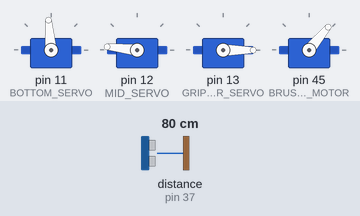
Simulated run of this sketch. Board: Arduino Mega 2560, built with avr-gcc and run on an emulated ATmega2560. Parts: 4 × servo. Wiring (inferred from the names in the program): ultrasonic range finder: trigger pin 35; echo pin 37. Inputs (shaded band) come from the test bench; at power-on: distance to the obstacle (sensor on pin 37) 80 cm. The echo pulse lasts 58.3 µs per cm; what the sketch prints to the serial monitor is not drawn.

Above: at 0.1 s.
At 1.0 s:
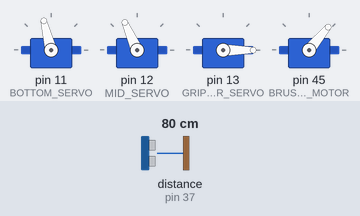
At 1.9 s:
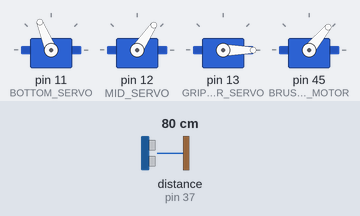
At 3.7 s:
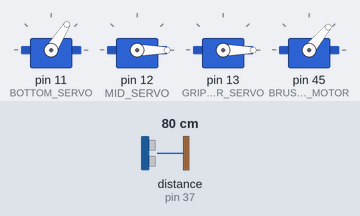
Timing chart, 0 to 5.2 s (numbered marks = the images above):
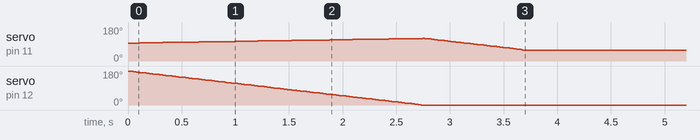

The sketch:

main.ino
```cpp
#include <AccelStepper.h>
#include <Wire.h>
#include <Math.h>
#include <Servo.h>

#define DISTANCE_TO_BALL 15


#define RIGHT_STEPPER_DIR 5
#define RIGHT_STEPPER_STEP 6
#define LEFT_STEPPER_STEP 3
#define LEFT_STEPPER_DIR 2

#define RIGHT_OUT_IR_SENSOR 23
#define RIGHT_IN_IR_SENSOR 25
#define LEFT_IN_IR_SENSOR 39
#define LEFT_OUT_IR_SENSOR 41

#define LEFT_US_SENSOR_TRIG 35
#define LEFT_US_SENSOR_ECHO 37
#define RIGHT_US_SENSOR_TRIG 31
#define RIGHT_US_SENSOR_ECHO 33
#define FRONT_US_SENSOR_TRIG 26
#define FRONT_US_SENSOR_ECHO 28

#define BALL_SWITCH 43

#define BOTTOM_SERVO 11
#define MID_SERVO 12
#define GRIPPER_SERVO 13
#define BRUSHLESS_MOTOR 45


#define SensorAddressWrite 0x5A  //
#define SensorAddressRead 0x5A   //29
#define EnableAddress 0xD1       // register address + command bits
#define ATimeAddress 0xd2        // register address + command bits
#define WTimeAddress 0xd4        // register address + command bits
#define ConfigAddress 0xDE       // register address + command bits
#define ControlAddress 0xE0      // register address + command bits
#define IDAddress 0xe3           // register address + command bits
#define ColorAddress 0xe6        // register address + command bits


Servo bottomServo, midServo, gripperServo, brushlessMotor;

void setupPins() {
  pinMode(RIGHT_STEPPER_DIR, OUTPUT);
  pinMode(RIGHT_STEPPER_STEP, OUTPUT);
  pinMode(LEFT_STEPPER_STEP, OUTPUT);
  pinMode(LEFT_STEPPER_DIR, OUTPUT);

  pinMode(RIGHT_IN_IR_SENSOR, INPUT);
  pinMode(LEFT_IN_IR_SENSOR, INPUT);
  pinMode(RIGHT_OUT_IR_SENSOR, INPUT);
  pinMode(LEFT_OUT_IR_SENSOR, INPUT);

  pinMode(RIGHT_US_SENSOR_ECHO, INPUT);
  pinMode(LEFT_US_SENSOR_ECHO, INPUT);
  pinMode(FRONT_US_SENSOR_ECHO, INPUT);

  pinMode(RIGHT_US_SENSOR_TRIG, OUTPUT);
  pinMode(LEFT_US_SENSOR_TRIG, OUTPUT);
  pinMode(FRONT_US_SENSOR_TRIG, OUTPUT);

  pinMode(BALL_SWITCH, INPUT_PULLUP);

  bottomServo.attach(BOTTOM_SERVO);
  midServo.attach(MID_SERVO);
  gripperServo.attach(GRIPPER_SERVO);
  brushlessMotor.attach(BRUSHLESS_MOTOR);
}

class colorSensor {
public:
  byte i2cWriteBuffer[10];
  byte i2cReadBuffer[10];


  unsigned long count = 0, t_start = 0, t_end = 0, t_sum = 0;

  unsigned int clear_color = 0;
  unsigned int red_color = 0;
  unsigned int green_color = 0;
  unsigned int blue_color = 0;
  /*
      Send register address and the byte value you want to write the magnetometer and
      loads the destination register with the value you send
      */
  void Writei2cRegisters(byte numberbytes, byte command) {
    byte i = 0;

    Wire.beginTransmission(SensorAddressWrite);  // Send address with Write bit set
    Wire.write(command);                         // Send command, normally the register address
    for (i = 0; i < numberbytes; i++)            // Send data
      Wire.write(i2cWriteBuffer[i]);
    Wire.endTransmission();

    delayMicroseconds(100);  // allow some time for bus to settle
  }

  /*
      Send register address to this function and it returns byte value
      for the magnetometer register's contents
      */
  byte Readi2cRegisters(int numberbytes, byte command) {
    byte i = 0;

    Wire.beginTransmission(SensorAddressWrite);  // Write address of read to sensor
    Wire.write(command);
    Wire.endTransmission();

    delayMicroseconds(100);  // allow some time for bus to settle

    Wire.requestFrom(SensorAddressRead, numberbytes);  // read data
    for (i = 0; i < numberbytes; i++)
      i2cReadBuffer[i] = Wire.read();

    Wire.endTransmission();

    delayMicroseconds(100);  // allow some time for bus to settle
  }

  void init_TCS34725(void) {
    i2cWriteBuffer[0] = 0x00;
    //i2cWriteBuffer[0] = 0xff;
    Writei2cRegisters(1, ATimeAddress);  // RGBC timing is 256 - contents x 2.4mS =
    i2cWriteBuffer[0] = 0x00;
    Writei2cRegisters(1, ConfigAddress);  // Can be used to change the wait time
    i2cWriteBuffer[0] = 0x00;
    Writei2cRegisters(1, ControlAddress);  // RGBC gain control
    i2cWriteBuffer[0] = 0x03;
    Writei2cRegisters(1, EnableAddress);  // enable ADs and oscillator for sensor
  }

  void get_TCS34725ID(void) {
    Readi2cRegisters(1, IDAddress);
    if (i2cReadBuffer[0] = 0x44)
      Serial.println("TCS34725 is present");
    else
      Serial.println("TCS34725 not responding");
  }

  /*
      Reads the register values for clear, red, green, and blue.
      */

  void get_Colors(void) {

    Readi2cRegisters(8, ColorAddress);
    clear_color = (unsigned int)(i2cReadBuffer[1] << 8) + (unsigned int)i2cReadBuffer[0];
    red_color = (unsigned int)(i2cReadBuffer[3] << 8) + (unsigned int)i2cReadBuffer[2];
    green_color = (unsigned int)(i2cReadBuffer[5] << 8) + (unsigned int)i2cReadBuffer[4];
    blue_color = (unsigned int)(i2cReadBuffer[7] << 8) + (unsigned int)i2cReadBuffer[6];

    //t_end = millis();

    //t_sum = t_sum + t_end - t_start;

    // send register values to the serial monitor


    if (count == 100) {
      count = 0;
      t_end = millis();

      Serial.print("t_end - t_start:");
      Serial.println(t_end - t_start, DEC);

      t_start = t_end;
      t_sum = 0;
    }
    count++;

    Serial.print("clear color=");
    Serial.print(clear_color, DEC);
    Serial.print(" red color=");
    Serial.print(red_color, DEC);
    Serial.print(" green color=");
    Serial.print(green_color, DEC);
    Serial.print(" blue color=");
    Serial.println(blue_color, DEC);
  }
};

int getUSDistance(int trigPin, int echoPin) {
  digitalWrite(trigPin, LOW);
  delayMicroseconds(2);
  digitalWrite(trigPin, HIGH);
  delayMicroseconds(10);
  digitalWrite(trigPin, LOW);
  int duration = pulseIn(echoPin, HIGH);
  int distance = duration * 0.034 / 2;
  return distance;
};


AccelStepper LStepper(1, LEFT_STEPPER_STEP, LEFT_STEPPER_DIR);
AccelStepper RStepper(1, RIGHT_STEPPER_STEP, RIGHT_STEPPER_DIR);
float spMp = 1;
class Steppers {
public:
  static int setup() {
    LStepper.setMaxSpeed(1000 * spMp);
    RStepper.setMaxSpeed(1000 * spMp);

    LStepper.setAcceleration(5000);
    RStepper.setAcceleration(5000);
    LStepper.setSpeed(1000 * spMp);
    RStepper.setSpeed(1000);
  }
  static void run() {
    LStepper.run();
    RStepper.run();
  }
  static bool isLeftIn() {
    return digitalRead(LEFT_IN_IR_SENSOR);
  }
  static bool isRightIn() {
    return digitalRead(RIGHT_IN_IR_SENSOR);
  }
  static bool isEnd() {
    return isLeftIn() && isRightIn();
  }
  static void stopRight() {
    digitalWrite(6, LOW);
  }
  static void stopLeft() {
    digitalWrite(3, LOW);
  }

  static void move(int step) {
    LStepper.move(step);
    RStepper.move(step);
  }
  static bool followLine() {
    LStepper.move(10000);
    RStepper.move(10000);
    if (isLeftIn()) {
      LStepper.setMaxSpeed(750 * spMp);
      RStepper.setMaxSpeed(1000 * spMp);
    }
    if (isRightIn()) {
      LStepper.setMaxSpeed(1000 * spMp);
      RStepper.setMaxSpeed(750 * spMp);
    }

    run();
  }
  static bool followLine(int ignoreSideLines) {
    move(10000);
    if (isLeftIn()) {
      LStepper.setMaxSpeed(750 * spMp);
      RStepper.setMaxSpeed(1000 * spMp);
    }
    if (isRightIn()) {
      LStepper.setMaxSpeed(1000 * spMp);
      RStepper.setMaxSpeed(750 * spMp);
    }

    run();
  }
  static void lineFollowStop() {

    LStepper.move(0);
    RStepper.move(0);
    LStepper.setMaxSpeed(1000 * spMp);
    RStepper.setMaxSpeed(1000 * spMp);
  }
  static void runUntilEnd() {
    while (LStepper.distanceToGo() != 0 && RStepper.distanceToGo() != 0) {
      LStepper.run();
      RStepper.run();
    }
  }

  static void followUntilLeftTurn() {
    while (!digitalRead(LEFT_OUT_IR_SENSOR))
      followLine();
    lineFollowStop();
    move(900);
    runUntilEnd();
    RotateUntilSens(-1);
  }
  static void followUntilRightTurn() {
    while (!digitalRead(RIGHT_OUT_IR_SENSOR))
      followLine();
    lineFollowStop();
    move(900);
    runUntilEnd();
    RotateUntilSens(1);
  }

  static void followUntilEnd() {
    while (!(digitalRead(LEFT_IN_IR_SENSOR) && digitalRead(RIGHT_IN_IR_SENSOR)))
      followLine();
    lineFollowStop();
    LStepper.moveTo(0);
    LStepper.setCurrentPosition(0);
    RStepper.moveTo(0);
    RStepper.setCurrentPosition(0);
    runUntilEnd();
  }
  static void goUntilEnd() {
    int cooldown = millis();
    while (true) {
      followLine(true);
      if (millis() > cooldown + 1000) {
        cooldown = millis();
        if (getUSDistance(LEFT_US_SENSOR_TRIG, LEFT_US_SENSOR_ECHO) < 30) break;
      }
    }
    while (!(digitalRead(LEFT_IN_IR_SENSOR) && digitalRead(RIGHT_IN_IR_SENSOR)))
      followLine();
    lineFollowStop();
    move(500);
    runUntilEnd();
  }
  static void Rotate(int degree) {
    //3195 je pun krug
    //3195/360 = 8.875
    LStepper.move((long)(8.85 * degree));
    RStepper.move((long)(8.85 * -degree));

    runUntilEnd();
    if (degree == abs(180)) {
      move(-1000);
      runUntilEnd();
    }
  }

  static void RotateUntilSens(int degree) {
    Rotate(degree * 20);

    LStepper.setMaxSpeed(400 * spMp);
    RStepper.setMaxSpeed(400 * spMp);
    LStepper.move(10000 * degree);
    RStepper.move(10000 * -degree);
    if (degree > 0)
      while (!digitalRead(RIGHT_IN_IR_SENSOR))
        run();
    else
      while (!digitalRead(LEFT_IN_IR_SENSOR))
        run();

    LStepper.setMaxSpeed(1000 * spMp);
    RStepper.setMaxSpeed(1000 * spMp);
  }

  static bool alignWithLine() {
    LStepper.setMaxSpeed(100);
    RStepper.setMaxSpeed(100);
    LStepper.setCurrentPosition(0);
    RStepper.setCurrentPosition(0);
    LStepper.moveTo(1000);
    RStepper.moveTo(1000);


    while (digitalRead(LEFT_IN_IR_SENSOR) && digitalRead(RIGHT_IN_IR_SENSOR)) {
      run();
    }
    if (!digitalRead(LEFT_IN_IR_SENSOR)) {
      while (digitalRead(RIGHT_IN_IR_SENSOR)) {
        RStepper.run();
      }
    }
    if (digitalRead(RIGHT_STEPPER_DIR)) {
      while (digitalRead(LEFT_IN_IR_SENSOR)) {
        LStepper.run();
      }
    }
    LStepper.setMaxSpeed(1000);
    RStepper.setMaxSpeed(1000);
  }
};


bool hasBall = 0;
float bottomPos = 40,
      midPos = 0,
      gripperPos = 0;
class Servos {
public:
  static void setup(int a, int b, int c) {

    bottomPos = a;
    midPos = b;
    gripperPos = c;

    bottomServo.write(bottomPos);
    midServo.write(midPos);
    gripperServo.write(gripperPos);
  }
  static void move(float a, float b, float c) {
    a -= bottomPos;
    b -= midPos;
    c -= gripperPos;

    int highest = max(abs(a), max(abs(b), abs(c)));
    a /= highest;

    b /= highest;

    c /= highest;
    for (int pos = 0; pos <= highest; pos += 1) {
      bottomPos += a;
      midPos += b;
      gripperPos += c;
      bottomServo.write((long)bottomPos);
      midServo.write((long)midPos);
      gripperServo.write((long)gripperPos);
      delay(15);
    }
  }
  static bool pickupBall() {
    Servos::move(32, 0, 0);
    Servos::move(32, 0, 120);
    hasBall = !digitalRead(BALL_SWITCH);
    if (hasBall) Servos::move(60, 0, 120);
    else Servos::move(60, 0, 0);
    return hasBall;
  }
  static void shoot() {
    Servos::move(60, 0, 100);
    Servos::move(130, 0, 100);
    Servos::move(80, 180, 100);
    brushlessMotor.write(75);
    Servos::move(80, 180, 0);
    delay(2000);
    brushlessMotor.write(50);
  }
  static void release() {
    //naciljati kam pustiti lopticu
    Servos::move(60, 0, 100);
    Servos::move(60, 0, 0);
  }
};
bool parnaStanica = false;
void setup() {
  setupPins();
  Serial.begin(9600);

  brushlessMotor.write(50);
  Steppers::setup();

  //Servos::setup(60, 0, 0);
  Servos::setup(95, 180, 0);
  Servos::move(120, 0, 0);
  Servos::move(60, 0, 0);
  //colorSensor::init_TCS34725();
  //colorSensor::get_TCS34725ID();

//Steppers::goUntilEnd();
return;
  do {
    Steppers::followUntilLeftTurn();
    Steppers::followUntilEnd();
    Steppers::alignWithLine();
    if (Servos::pickupBall()) break;
    Steppers::Rotate(180);

    parnaStanica = !parnaStanica;
    Steppers::followUntilLeftTurn();
    Steppers::followUntilRightTurn();
    Steppers::followUntilEnd();
    Steppers::alignWithLine();
    if (Servos::pickupBall()) break;
    Steppers::Rotate(180);

    parnaStanica = !parnaStanica;
    Steppers::followUntilRightTurn();
    Steppers::followUntilLeftTurn();
    Steppers::followUntilEnd();

    Steppers::alignWithLine();
    if (Servos::pickupBall()) break;
    Steppers::Rotate(180);

    parnaStanica = !parnaStanica;
    Steppers::followUntilLeftTurn();
    Steppers::followUntilRightTurn();
    Steppers::followUntilEnd();
    Steppers::alignWithLine();
    if (Servos::pickupBall()) break;
    Steppers::Rotate(180);

    Steppers::followUntilRightTurn();
    Steppers::followUntilEnd();
    Steppers::alignWithLine();
  } while (false);
  Steppers::Rotate(180);
  if (parnaStanica) Steppers::followUntilRightTurn();
  else Steppers::followUntilLeftTurn();
  Steppers::goUntilEnd();
  Steppers::alignWithLine();
  Servos::release();
  Steppers::Rotate(180);

  parnaStanica = false;
  do {
    Steppers::followUntilLeftTurn();
    Steppers::followUntilEnd();
    if (Servos::pickupBall()) break;
    Steppers::Rotate(180);
    parnaStanica = !parnaStanica;

    Steppers::followUntilLeftTurn();
    Steppers::followUntilRightTurn();
    Steppers::followUntilEnd();
    if (Servos::pickupBall()) break;
    Steppers::Rotate(180);
    parnaStanica = !parnaStanica;

    Steppers::followUntilRightTurn();
    Steppers::followUntilLeftTurn();
    Steppers::followUntilEnd();
    if (Servos::pickupBall()) break;
    Steppers::Rotate(180);
    parnaStanica = !parnaStanica;

    Steppers::followUntilLeftTurn();
    Steppers::followUntilRightTurn();
    Steppers::followUntilEnd();
    if (Servos::pickupBall()) break;
    Steppers::Rotate(180);
    parnaStanica = !parnaStanica;

  } while (false);

  Steppers::Rotate(180);
  if (parnaStanica) Steppers::followUntilLeftTurn();
  else Steppers::followUntilRightTurn();
  Steppers::goUntilEnd();
  Steppers::alignWithLine();
  Servos::release();
}
void loop() {
  Serial.println("ABC");
  Serial.println(getUSDistance(LEFT_US_SENSOR_TRIG, LEFT_US_SENSOR_ECHO));
}
```
